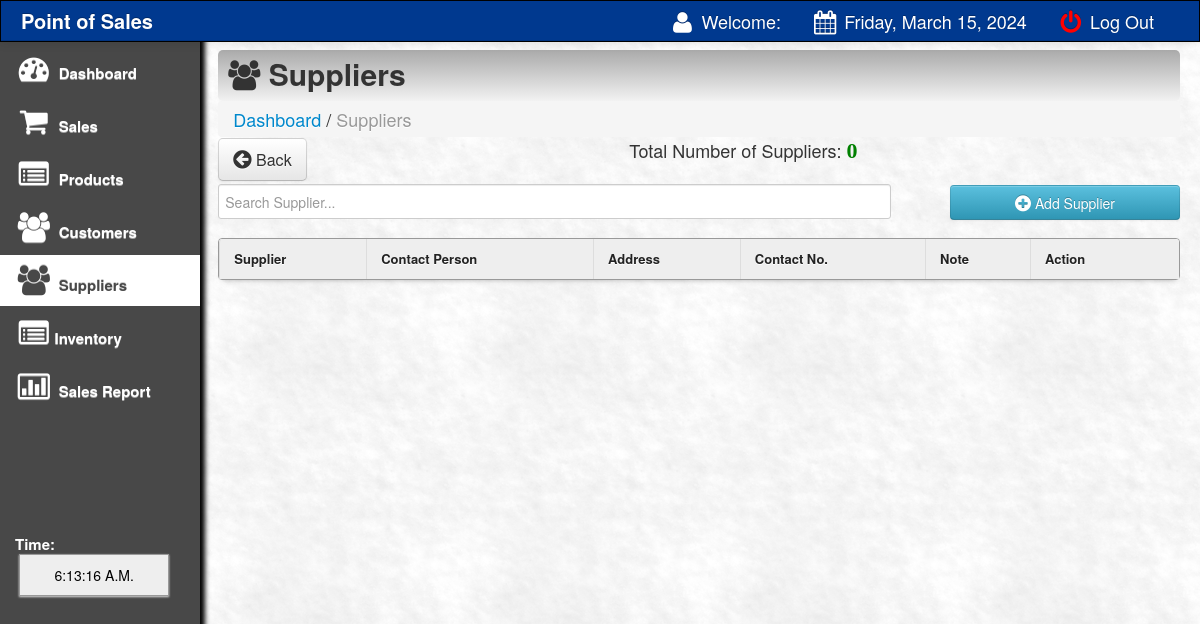
The page /main/supplier.php on the database as committed earlier.
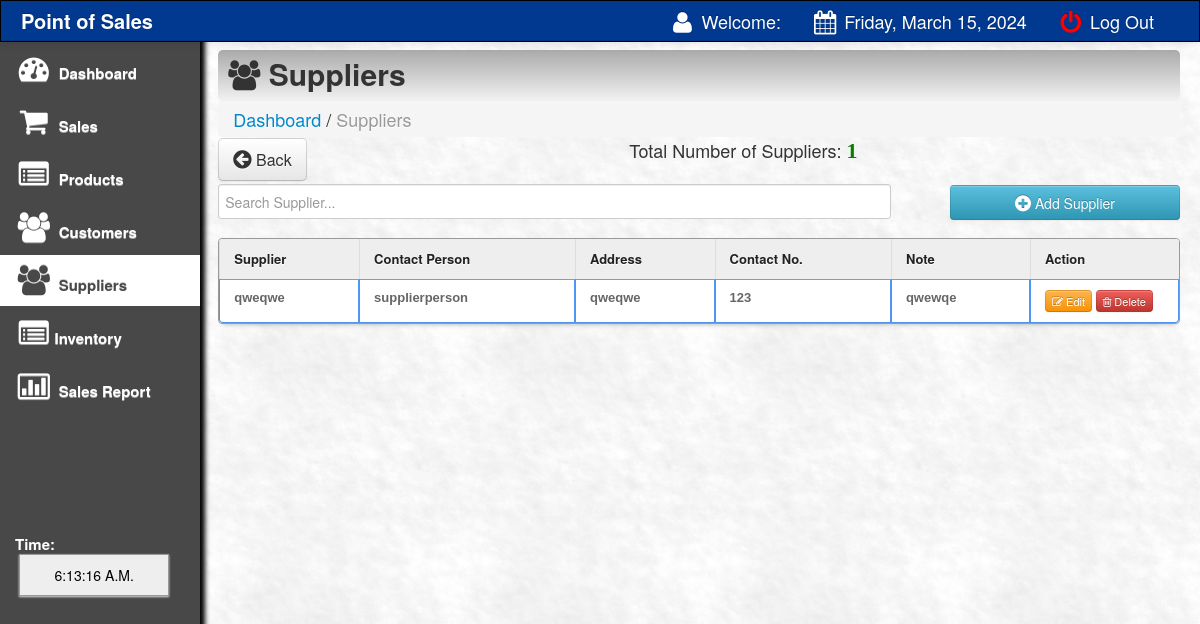
The same page on the database as committed later.
### tables this page shows
CREATE TABLE `supliers` (
  `suplier_id` int(11) NOT NULL,
  `suplier_name` varchar(100) NOT NULL,
  `suplier_address` varchar(100) NOT NULL,
  `suplier_contact` varchar(100) NOT NULL,
  `contact_person` varchar(100) NOT NULL,
  `note` varchar(500) NOT NULL
);

### main/supplier.php (the view, shortened to what this page needs)
<html>
<head>
 <link href="css/bootstrap.css" rel="stylesheet">
    <link rel="stylesheet" type="text/css" href="css/DT_bootstrap.css">
  <link rel="stylesheet" href="css/font-awesome.min.css">
    <link href="css/bootstrap-responsive.css" rel="stylesheet">
<link href="../style.css" media="screen" rel="stylesheet" type="text/css" />
<link href="src/facebox.css" media="screen" rel="stylesheet" type="text/css" />
</head>
<?php
function createRandomPassword() {
	$chars = "003232303232023232023456789";
	$i = 0;
	$pass = '' ;
	while ($i <= 7) {
		$num = rand() % 33;
		$tmp = substr($chars, $num, 1);
		$pass = $pass . $tmp;
		$i++;
	}
	return $pass;
}
$finalcode='RS-'.createRandomPassword();
?>
<body>
<?php include('navfixed.php');?>
<div class="container-fluid">
      <div class="row-fluid">
	<div class="span2">
          <div class="well sidebar-nav">
              <ul class="nav nav-list">
              <li><a href="index.php"><i class="icon-dashboard icon-2x"></i> Dashboard </a></li>
			<li><a href="sales.php?id=cash&invoice=<?php echo $finalcode ?>"><i class="icon-shopping-cart icon-2x"></i> Sales</a>  </li>
			<li><a href="products.php"><i class="icon-list-alt icon-2x"></i> Products</a>                                     </li>
			<li><a href="customer.php"><i class="icon-group icon-2x"></i> Customers</a>                                    </li>
			<li class="active"><a href="supplier.php"><i class="icon-group icon-2x"></i> Suppliers</a>                                    </li>
			<li><a href="inventory.php"><i class="icon-list-alt icon-2x"></i>Inventory</a> </li>
			<li><a href="salesreport.php?d1=0&d2=0"><i class="icon-bar-chart icon-2x"></i> Sales Report</a>                </li>
					<br><br><br><br><br><br>
			<li>
			 <div class="hero-unit-clock">
			<form name="clock">
			<font color="white">Time: <br></font>&nbsp;<input style="width:150px;" type="submit" class="trans" name="face" value="">
			</form>
			  </div>
			</li>
				</ul>
          </div>
        </div>
	<div class="span10">
	<div class="contentheader">
			<i class="icon-group"></i> Suppliers
			</div>
			<ul class="breadcrumb">
			<li><a href="index.php">Dashboard</a></li> /
			<li class="active">Suppliers</li>
			</ul>
<div style="margin-top: -19px; margin-bottom: 21px;">
<a  href="index.php"><button class="btn btn-default btn-large" style="float: left;"><i class="icon icon-circle-arrow-left icon-large"></i> Back</button></a>
<?php
			include('../connect.php');
				$result = $db->prepare("SELECT * FROM supliers ORDER BY suplier_id DESC");
				$result->execute();
				$rowcount = $result->rowcount();
			?>
			<div style="text-align:center;">
			Total Number of Suppliers: <font color="green" style="font:bold 22px 'Aleo';"><?php echo $rowcount;?></font>
			</div>
</div>
<input type="text" name="filter" style="height:35px; margin-top: -1px;" value="" id="filter" placeholder="Search Supplier..." autocomplete="off" />
<a rel="facebox" href="addsupplier.php"><Button type="submit" class="btn btn-info" style="float:right; width:230px; height:35px;" /><i class="icon-plus-sign icon-large"></i> Add Supplier</button></a><br><br>
<table class="table table-bordered" id="resultTable" data-responsive="table" style="text-align: left;">
	<thead>
		<tr>
			<th> Supplier </th>
			<th> Contact Person </th>
			<th> Address </th>
			<th> Contact No.</th>
			<th> Note</th>
			<th width="120"> Action </th>
		</tr>
	</thead>
	<tbody>
			<?php
				include('../connect.php');
				$result = $db->prepare("SELECT * FROM supliers ORDER BY suplier_id DESC");
				$result->execute();
				for($i=0; $row = $result->fetch(); $i++){
			?>
			<tr class="record">
			<td><?php echo $row['suplier_name']; ?></td>
			<td><?php echo $row['contact_person']; ?></td>
			<td><?php echo $row['suplier_address']; ?></td>
			<td><?php echo $row['suplier_contact']; ?></td>
			<td><?php echo $row['note']; ?></td>
			<td><a rel="facebox" href="editsupplier.php?id=<?php echo $row['suplier_id']; ?>"><button class="btn btn-warning btn-mini"><i class="icon-edit"></i> Edit </button></a>
			<a href="#" id="<?php echo $row['suplier_id']; ?>" class="delbutton" title="Click To Delete"><button class="btn btn-danger btn-mini"><i class="icon-trash"></i> Delete</button></a></td>
			</tr>
			<?php
				}
			?>
	</tbody>
</table>
</div>
</div>
</div>
</body>
<?php include('footer.php');?>
</html>

Rows that differ between the two databases and show on the page:
added supliers: suplier_name "qweqwe", contact_person "supplierperson", suplier_address "qweqwe", suplier_contact "123", note "qwewqe"
Other text that changed with them:
$rowcount: "0" → "1"
